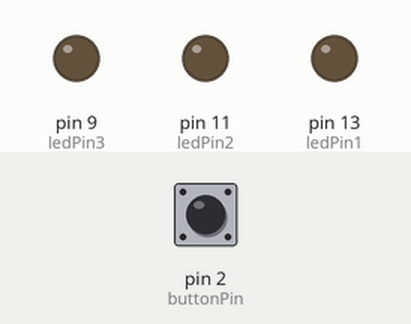
Simulated run of this sketch. Board: Arduino Uno, built with avr-gcc and run on an emulated ATmega328P. Parts: output pins drawn as LEDs (lit = HIGH). Dashed ring = blinking. The test bench sets the inputs (shaded band); at power-on: pin 2 (buttonPin) HIGH.

Above: at 1.2 s.
1.3 s: pin 2 (buttonPin) pulled LOW for 0.15 s
At 1.7 s:
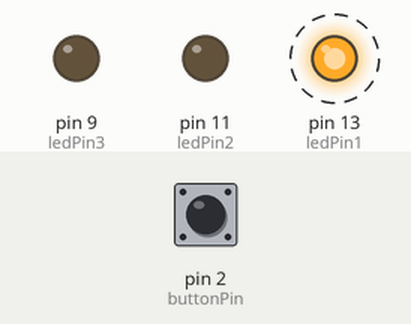
4.3 s: pin 2 (buttonPin) pulled LOW for 1 s
At 4.7 s:
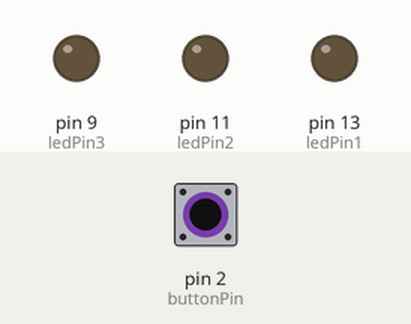
6.8 s: pin 2 (buttonPin) pulled LOW for 3.2 s
At 7.7 s:
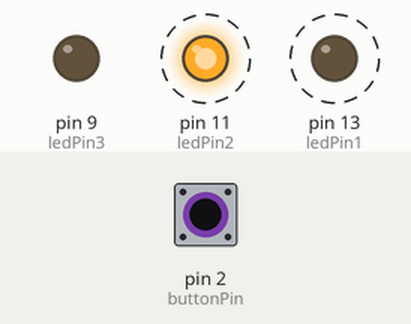
Timing chart, 0 to 17.5 s (numbered marks = the images above; inputs shaded):
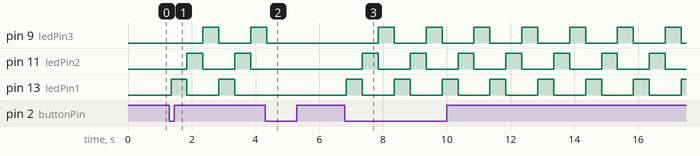

The sketch:

sketch1.ino
```cpp
const int buttonPin = 2; // Pin connected to the button
const int ledPin1 = 13;  // LED connected to pin 13
const int ledPin2 = 11;  // LED connected to pin 11
const int ledPin3 = 9;   // LED connected to pin 9

bool isBlinking = false; // State to check if LEDs should blink
int buttonState = 0;     // Variable to store the button state
int lastButtonState = 0; // Variable to store the previous button state

void setup() {
  Serial.begin(9600);  // Start the serial communication

  pinMode(ledPin1, OUTPUT);   // Set pin 13 as output for LED
  pinMode(ledPin2, OUTPUT);   // Set pin 11 as output for LED
  pinMode(ledPin3, OUTPUT);   // Set pin 9 as output for LED

  pinMode(buttonPin, INPUT_PULLUP); // Use internal pull-up resistor for button pin
}

void loop() {
  buttonState = digitalRead(buttonPin); // Read the current state of the button

  if (Serial.available() > 0) {
    String command = Serial.readStringUntil('\n');

    if (command == "LED_ON") {
    isBlinking = true;
    }

    else if (command == "LED_OFF") {
    isBlinking = false;
    }
  }

  if (buttonState == LOW && lastButtonState == HIGH) {
    isBlinking = !isBlinking;
    delay(50);
  }

  lastButtonState = buttonState; // Save the current state for comparison in the next loop

  if (isBlinking) {
    // Blink the LEDs if the isBlinking state is true
    digitalWrite(ledPin1, HIGH);
    delay(500);
    digitalWrite(ledPin1, LOW);

    digitalWrite(ledPin2, HIGH);
    delay(500);
    digitalWrite(ledPin2, LOW);

    digitalWrite(ledPin3, HIGH);
    delay(500);
    digitalWrite(ledPin3, LOW);
  } else {
    // Ensure all LEDs are off when not blinking
    digitalWrite(ledPin1, LOW);
    digitalWrite(ledPin2, LOW);
    digitalWrite(ledPin3, LOW);
  }
}
```

Measured:
- after the input at 1.3 s, pin 9 (ledPin3): LOW → HIGH after 1.1 s, → LOW 0.50 s later, → HIGH 1.0 s later; pin 11 (ledPin2): alternates HIGH for 0.50 s and LOW for 1.0 s, starting after 0.55 s; pin 13 (ledPin1): alternates HIGH for 0.50 s and LOW for 1.0 s, starting after 0.05 s
- after the input at 4.3 s, pin 9 (ledPin3): goes on until 4.4 s, then stays LOW; pin 11 (ledPin2): stays LOW (without the input it goes to HIGH after 0.55 s); pin 13 (ledPin1): stops changing and stays LOW
- after the input at 6.8 s, pin 9 (ledPin3): alternates HIGH for 0.50 s and LOW for 1.0 s, starting after 1.1 s; pin 11 (ledPin2): alternates HIGH for 0.50 s and LOW for 1.0 s, starting after 0.55 s; pin 13 (ledPin1): alternates HIGH for 0.50 s and LOW for 1.0 s, starting after 0.05 s
